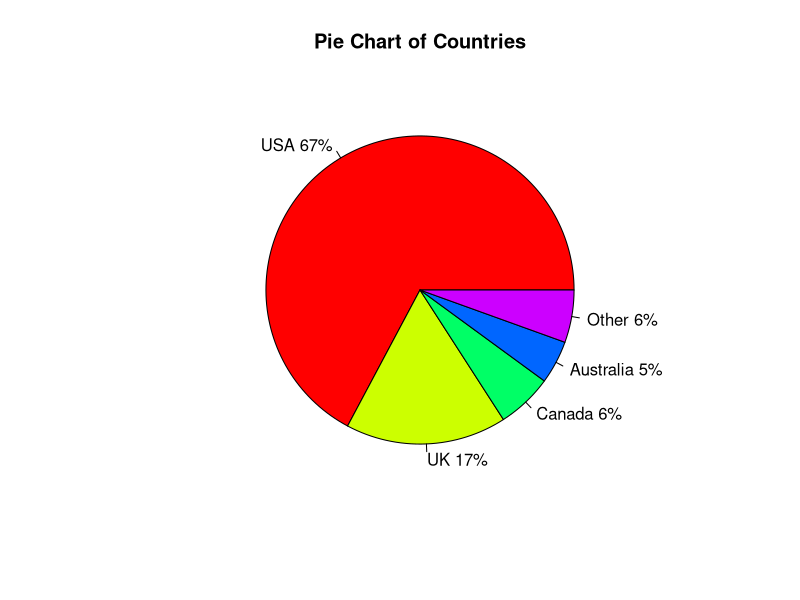

Recreate this plot in R.
slices = c(226710,56990,19700,15316,18581) 
lbls  = c("USA", "UK", "Canada", "Australia", "Other")
pct = round(slices/sum(slices)*100)
lbls = paste(lbls, pct) # add percents to labels 
lbls = paste(lbls,"%",sep="") # ad % to labels 
pie(slices,labels = lbls, col=rainbow(length(lbls)),
  	 main="Pie Chart of Countries")